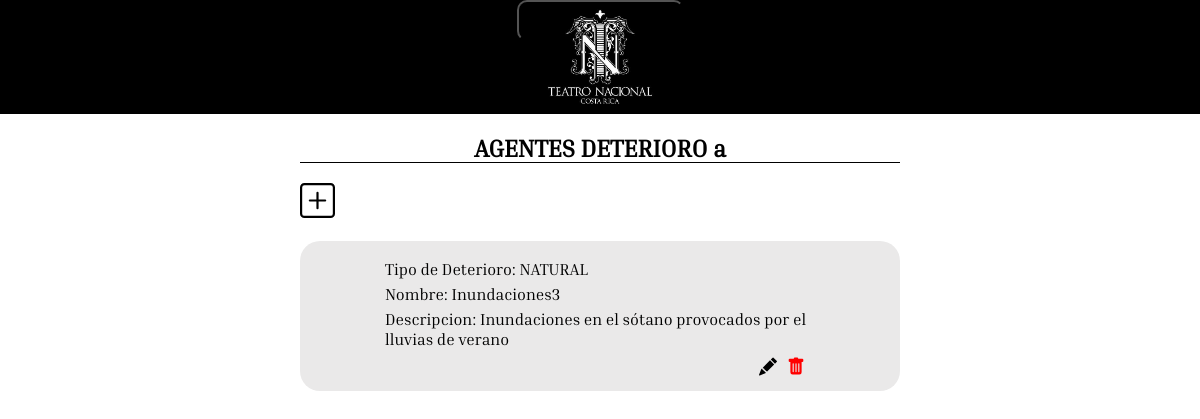
Screenshot of /menuAdmin/verAgentesDeterioro/ with the database file from the repository.
### modelo/models.py (models this page shows, shortened)
class AgenteDeterioro(models.Model):
    class TAgenteDeterioro(models.TextChoices):
        NATURAL = 'NATURAL', 'NATURAL'
        CIRCUNSTANCIAL = 'CIRCUNSTANCIAL', 'CIRCUNSTANCIAL'
    tDeterioro = models.CharField(max_length=25 , choices=TAgenteDeterioro.choices)
    nombre = models.CharField(max_length=100)
    descripcion = models.TextField()

### modelo/views.py (the view)
# urls.py: path('menuAdmin/verAgentesDeterioro/', views.verAgentesDeterioro, name='verAgentesDeterioro'),
def verAgentesDeterioro(request):
    agentes = AgenteDeterioro.objects.all()
    return render(request, 'verAgentesDeterioro.html', { 'agentes' : agentes })

### modelo/templates/verAgentesDeterioro.html (shortened to what this page needs)
{% extends 'baseAdmin.html' %}
{% block content %}
{% load static %}
<div class="tituloLista">
    <h2>AGENTES DETERIORO a</h2>
</div>
<form action="agregarAgenteDeterioro/">
    <div id="agregarbotonContainer">
        <button id="agregarBoton">
        </button>
    </div>
</form>
<div id="listaGeneralContainer">
    {% for agente in agentes %}
    <div class="cardEstandarMini" action="elementoInfoAdmin">
        <div class="cardInfoMini">
            <div class="filaCard"><span>Tipo de Deterioro: {{agente.tDeterioro}}</span></div>
            <div class="filaCard"><span>Nombre: {{agente.nombre}}</span></div>
            <div class="filaCard"><span>Descripcion: {{agente.descripcion}}</span></div>
            <div class="filaCard fila_rowR">
                <form action="deleteAgente/{{agente.id}}" method="post">
                    <button class="botonCard botonesColor">
                    </button>
                </form>
                <form action="updateAgente/{{agente.id}}">
                    <button class="botonCard">
                    </button>
                </form>
            </div>
        </div>
    </div>
    {% endfor %}
</div>
</div>
{% endblock content %}

### modelo/static/styles/admins.css (style rules this page uses)
* { margin: 0px; padding: 0px; font-family:'Inria Serif'; }
html { width:100vw; height:100vh; }
body { background-color: rgb(255, 255, 255); position : absolute; width : 100%; height : 100%; overflow-x: hidden; overflow-y: auto; }
.tituloLista { width: 600px; display: flex; flex-direction: column; align-items: center; margin-top: 20px; margin-bottom: 20px; border-bottom: 1px solid black; }
#agregarbotonContainer { width: 600px; display: flex; flex-direction: row; align-items: flex-start; }
#agregarBoton { background: none; border:none; }
#listaGeneralContainer { height: auto; }
.cardEstandarMini { width: 600px; height: 150px; margin-top: 20px; background-color: #EAE9E9; border-radius: 20px; display: flex; flex-direction: row; align-items: center; }
.cardInfoMini { margin-left: auto; margin-right: auto; }
.filaCard { width: 430px; margin-top: 5px; }
.fila_rowR { display: flex; flex-direction: row-reverse; }
.botonCard { background: none; display: flex; flex-direction: row-reverse; margin-right: 10px; border:none; cursor: pointer; }
.botonesColor { color: red; }

### rows the page displays
AgenteDeterioro: tDeterioro "NATURAL", nombre "Inundaciones3", descripcion "Inundaciones en el sótano provocados por el lluvias de verano"
